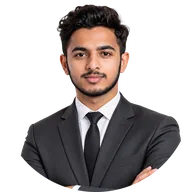
#> input picture assets/images/fawazbh-192.webp, 192 x 192 px, given in place of before-home-360.png, which was not available
$ python raster.py ../../../assets/images ../../../assets/images/fawazbh-384.webp ../../../assets/images/fawazbh-384.webp
#> lines starting #> are read from the running program, lines starting #| are printed output that depends on the picture; pictures that were not available may be replaced by others from this repository, and a replacement may not be noted
"""Owner decision C. Never use these limits for content/schema comparisons."""
import json,pathlib,sys,math
from PIL import Image,ImageChops
ROOT=pathlib.Path(__file__).resolve().parents[3]
def compare(left,right,mask=None):
 a=Image.open(left).convert('RGB');b=Image.open(right).convert('RGB');assert a.size==b.size,(left,right,a.size,b.size)
#> after `a = Image.open(left).convert('RGB')`:
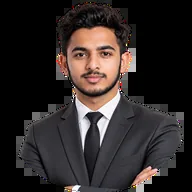
#> a: PIL image 192x192 RGB; mean R, G, B 48.5, 41.6, 40.3
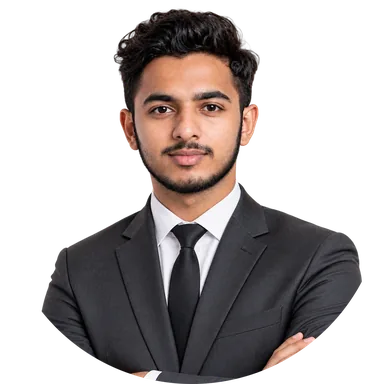
#> input picture assets/images/fawazbh-384.webp, 384 x 384 px, given in place of fawazbh-384.webp-home-360.png, which was not available
#> after `b = Image.open(right).convert('RGB')`:
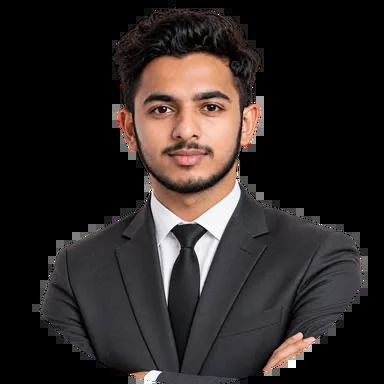
#> b: PIL image 384x384 RGB; mean R, G, B 44.6, 38.1, 37
 d=ImageChops.difference(a,b)
 if mask:d.paste((0,0,0),tuple(mask))
 n=sum(p!=(0,0,0) for p in d.get_flattened_data());mx=max(x[1] for x in d.getextrema());pct=n/(a.width*a.height)*100
 return {'changed_pixels':n,'page_pixels':a.width*a.height,'max_channel_delta':mx,'percent':pct,'bounds':d.getbbox(),'passed':mx<=2 and pct<=.01,'mask':mask}
if __name__=='__main__':
 left,right=map(pathlib.Path,sys.argv[1:3]);mode=sys.argv[3];rows=[]
 for name in ['home','services','about','contact']:
  for w in [360,768,1280]:
   mask=None
   if mode=='after' and name in ['home','about']:
    before=json.loads((left/'before-layout.json').read_text());after=json.loads((right/'after-layout.json').read_text());b=next(x for x in before if x['name']==name and x['width']==w);a=next(x for x in after if x['name']==name and x['width']==w);assert a['teamSection']==b['teamSection'];s=b['teamSection'];mask=[0,math.floor(s['y']),w,math.ceil(s['y']+s['height'])]
#> (the run stopped early here; a loop or call above may not have finished)
